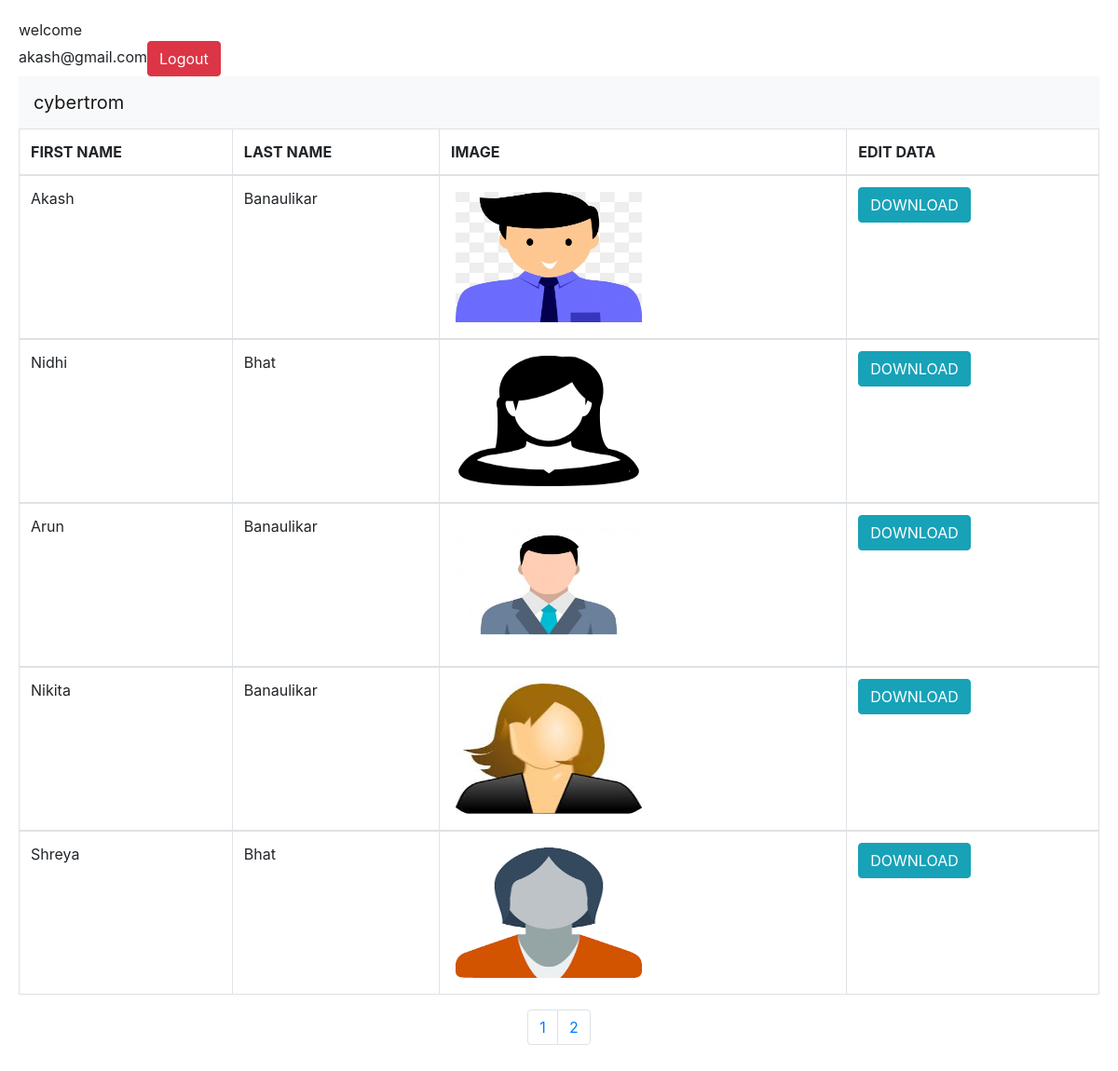
Screenshot of /php/view.php (signed in) with the database file from the repository.
### tables this page shows
CREATE TABLE `profile` (
  `id` int(50) NOT NULL,
  `firstName` varchar(50) NOT NULL,
  `lastName` varchar(50) NOT NULL,
  `age` int(3) NOT NULL,
  `description` text NOT NULL,
  `image` varchar(50) NOT NULL,
  `date` date NOT NULL
);

### php/view.php (the view, shortened to what this page needs)
<?php
include "../html/head.php";
if(isset($_SESSION['User']))
{
  echo "welcome<br>" . $_SESSION['User'];
    echo '<a href="view.php?logout"><button class="btn btn-danger">Logout</button></a>';
}
else
{
  echo "<script>window.open('login.php?Invalid= Please Login First To View And Download User','_self')</script>";
}
?>
<nav class="navbar navbar-expand-lg navbar-light bg-light">
    <a class="navbar-brand" href="index.php">cybertrom</a>
  </nav>
<?php
include "../html/down.php";
include "../db/db.php";
?>
<div class="row">
  <div class="col-lg-12">
  <table class="table table-bordered table-strped">
  <thead>
  <th class="text-left">FIRST NAME</th>
   <th class="text-left">LAST NAME</th>
    <th class="text-left">IMAGE</th>
   <th class="text-left">EDIT DATA</th>
</thead>
  <?php
 $limit =5;
 if(isSet($_GET['page'])){
   $page=$_GET['page'];
  }
  else{
    $page=1;
  }
 $offset =($page-1)*$limit;
$sql="SELECT * FROM `profile` LIMIT {$offset},{$limit}";
$result=mysqli_query($con,$sql);
while($row=mysqli_fetch_array($result)){
    ?>
  <tbody >
 <tr class="text-left">
 <td><?php echo "".$row['firstName']."";?></td>
  <td><?php echo "".$row['lastName']."";?></td>
  <td><?php echo "<img src='../image/".$row['image']."'>";?></td>
   <td><a class="btn btn-info" href="pdf.php?id=<?php echo "".$row['id']."";?>" onclick="return confirm('Download Pdf')">DOWNLOAD</button></td>
 </tr>
 </tbody>
 <?php
    }
?>
  </table>
  </div>
  </div>
  <?php
    $paggination="SELECT * FROM `profile`";
    $pagginationResult=mysqli_query($con,$paggination);
    if(mysqli_num_rows($pagginationResult)>0){
      $totalRecords = mysqli_num_rows($pagginationResult);
      $totalPages =ceil($totalRecords /$limit);
      echo "<nav class='navb' aria-label='Page navigation example'>";
      echo "<ul class='pagination'>";
      for($i=1;$i<=$totalPages;$i++){
        echo "<li class='page-item'><a class='page-link' href='view.php?page={$i}'>$i</a></li>";
      }
      echo "</ul>";
      echo "</nav>";
    }
    ?>

### html/head.php (style rules this page uses)
img { float:left; margin:5px; width: 200px; height: 140px; }
nav.navb { display: flex; justify-content: center; }
body { PADDING: 20px 20px; }

### rows the page displays
profile: firstName "Akash", lastName "Banaulikar", image (picture)
profile: firstName "Nidhi", lastName "Bhat", image (picture)
profile: firstName "Arun", lastName "Banaulikar", image (picture)
profile: firstName "Nikita", lastName "Banaulikar", image (picture)
profile: firstName "Shreya", lastName "Bhat", image (picture)

### other values shown
$_SESSION['User'] "akash@gmail.com"
